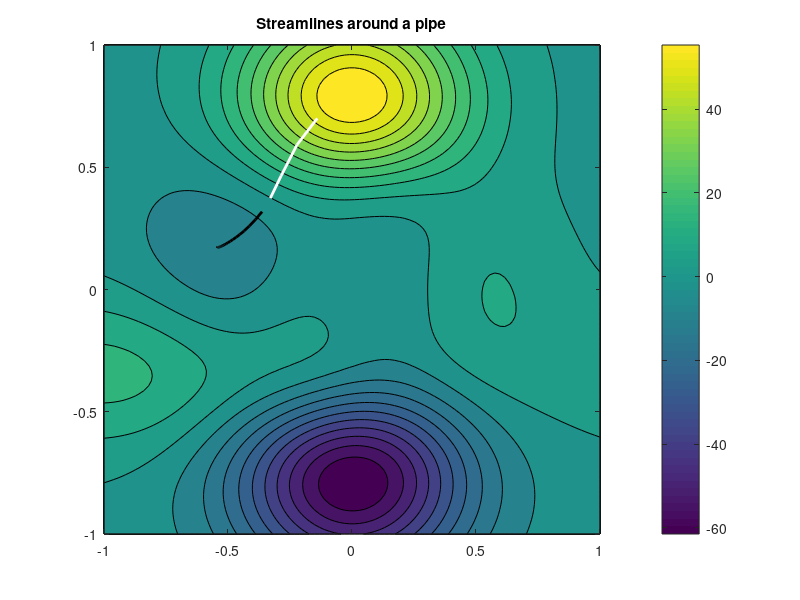

The MATLAB script that drew this image:
clear; clc;

x = linspace(-1, 1, 100);
y = linspace(-1, 1, 100);
[X, Y] = meshgrid(x, y);

u = @(x, y) 3*(1-3*x).^2.*exp(-x.^2 - (3*y+1).^2) ...
    - 10*(3*x/5 - 27*x.^3 - 243*y.^5).*exp(-5*x.^2-4*y.^2) ...
    - 1/3*exp(-(3*x+1).^2-9*y.^2) + (x.^2+y.^2) - 1;

U = u(X, Y);

figure;
contourf(X, Y, U, 20);
colorbar;
hold on;

gradFun = @(r) [ ...
    -( -(18*(1-3*r(1)))*exp(-r(1)^2 - (3*r(2)+1)^2) ...
       - 6*(1-3*r(1))^2*r(1)*exp(-r(1)^2 - (3*r(2)+1)^2) ...
       - (10*(3/5-81*r(1)^2))*exp(-5*r(1)^2-4*r(2)^2) ...
       + (20*((3/5)*r(1)-27*r(1)^3-243*r(2)^5))*5*r(1)*exp(-5*r(1)^2-4*r(2)^2) ...
       - (1/3*(-18*r(1)-6))*exp(-(3*r(1)+1)^2-9*r(2)^2) + 2*r(1) ); ...
    -( 3*(1-3*r(1))^2*(-18*r(2)-6)*exp(-r(1)^2-(3*r(2)+1)^2) ...
       + 12150*r(2)^4*exp(-5*r(1)^2-4*r(2)^2) ...
       + (20*((3/5)*r(1)-27*r(1)^3-243*r(2)^5))*4*r(2)*exp(-5*r(1)^2-4*r(2)^2) ...
       + 6*r(2)*exp(-(3*r(1)+1)^2-9*r(2)^2) + 2*r(2) ) ];

odeFun = @(t, r) gradFun(r);

r0 = [-0.14; 0.7];
tspan = 0:0.001:5.0;

[t, r] = ode45(odeFun, tspan, r0);

x_stream = r(:, 1);
y_stream = r(:, 2);

u_stream = u(x_stream, y_stream);

sign_stream = sign(u_stream);
sign_stream(sign_stream == 0) = 1;

N = length(t);
seg_start = 1;
for i = 2:N
    if sign_stream(i) ~= sign_stream(i-1)
        if sign_stream(i-1) > 0
            color_seg = 'w';
        else
            color_seg = 'k';
        end
        plot(x_stream(seg_start:i-1), y_stream(seg_start:i-1), 'Color', color_seg, 'LineWidth', 2);
        seg_start = i;
    end
end
if sign_stream(end) > 0
    color_seg = 'w';
else
    color_seg = 'k';
end
plot(x_stream(seg_start:end), y_stream(seg_start:end), 'Color', color_seg, 'LineWidth', 2);

title('Streamlines around a pipe');


hold off;

x_stream = r(:,1);
y_stream = r(:,2);
z_stream = u(x_stream, y_stream);

dx = diff(x_stream);
dy = diff(y_stream);
dz = diff(z_stream);

ds = sqrt(dx.^2 + dy.^2 + dz.^2);

L = sum(ds);

fprintf(' %.5f \n', L);

x_source = r(1, 1);
y_source = r(1, 2);
z_source = u(x_source, y_source);

x_end = r(end, 1);
y_end = r(end, 2);
z_end = u(x_end, y_end);

pipe_length = sqrt((x_end - x_source)^2 + (y_end - y_source)^2 + (z_end - z_source)^2);

fprintf('%.5f \n', pipe_length);

x_source = r(1, 1);
y_source = r(1, 2);
z_source = u(x_source, y_source);

x_end = r(end, 1);
y_end = r(end, 2);
z_end = u(x_end, y_end);

height_diff = abs(z_end - z_source);

fprintf('%.5f\n', height_diff);
